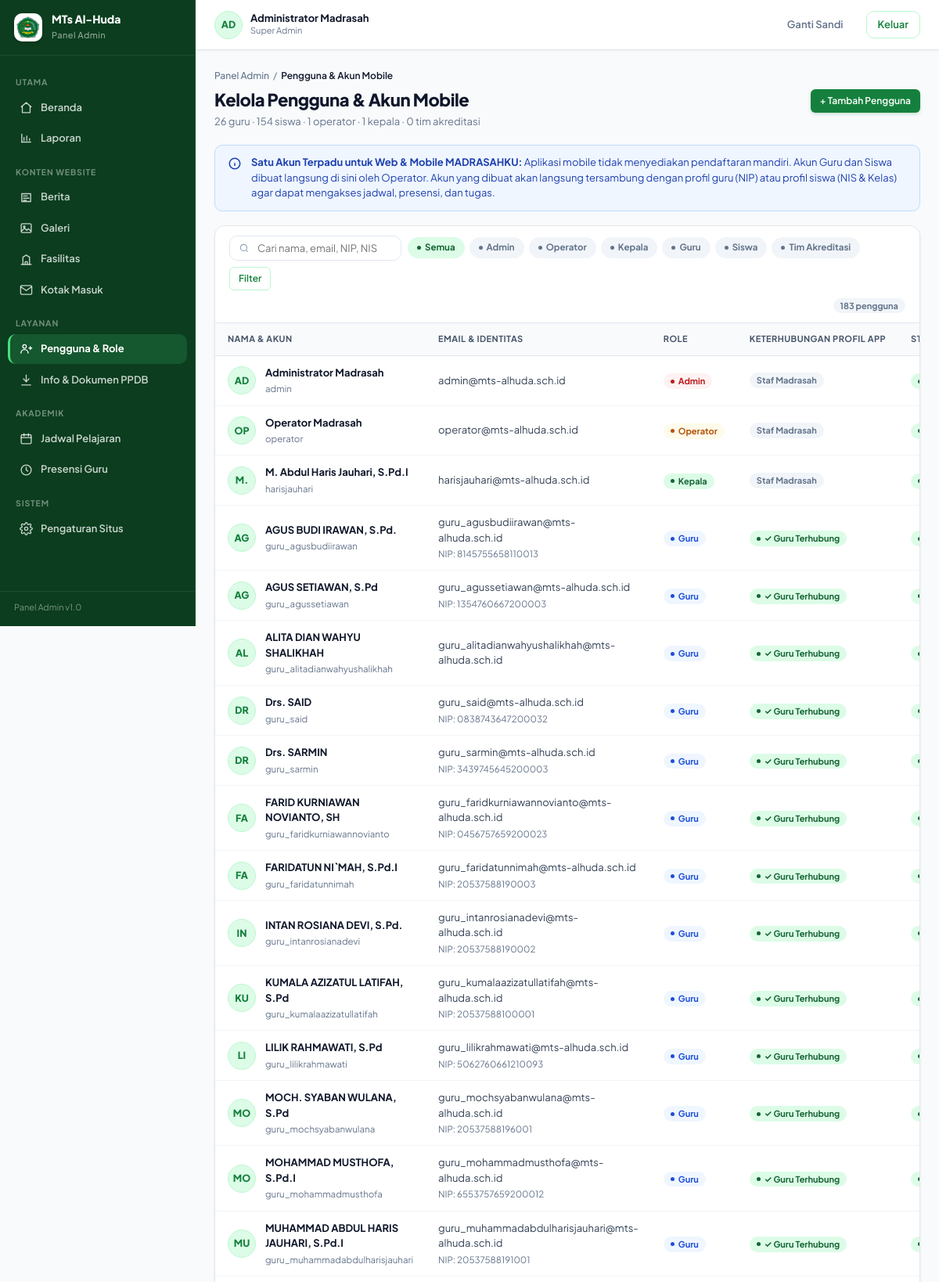
The app's page /admin/pengguna (signed in, upper part) with its own data.
### tables this page shows
CREATE TABLE `pengguna` (
  `id` bigint unsigned NOT NULL AUTO_INCREMENT,
  `username` varchar(60) NOT NULL,
  `email` varchar(160) DEFAULT NULL,
  `password_hash` varchar(255) NOT NULL,
  `name` varchar(120) NOT NULL,
  `nama` varchar(120) DEFAULT NULL,
  `role` enum('admin','operator','kepala','guru','siswa') NOT NULL DEFAULT 'siswa',
  `role_label` varchar(50) DEFAULT NULL,
  `phone` varchar(30) DEFAULT NULL,
  `telepon` varchar(30) DEFAULT NULL,
  `avatar_path` varchar(255) DEFAULT NULL,
  `foto_url` varchar(255) DEFAULT NULL,
  `is_active` tinyint(1) NOT NULL DEFAULT '1',
  `must_change_password` tinyint(1) NOT NULL DEFAULT '0',
  `failed_login_attempts` tinyint unsigned NOT NULL DEFAULT '0',
  `locked_until` datetime DEFAULT NULL,
  `last_login_at` datetime DEFAULT NULL,
  `last_login_ip` varchar(45) DEFAULT NULL,
  `created_at` datetime NOT NULL DEFAULT CURRENT_TIMESTAMP,
  `updated_at` datetime NOT NULL DEFAULT CURRENT_TIMESTAMP ON UPDATE CURRENT_TIMESTAMP,
  `deleted_at` datetime DEFAULT NULL,
  PRIMARY KEY (`id`),
  UNIQUE KEY `uq_pengguna_username` (`username`),
  UNIQUE KEY `uq_pengguna_email` (`email`),
  KEY `idx_pengguna_role` (`role`,`is_active`)
);

CREATE TABLE `guru` (
  `id` bigint unsigned NOT NULL AUTO_INCREMENT,
  `user_id` bigint unsigned NOT NULL,
  `nip` varchar(30) DEFAULT NULL,
  `nuptk` varchar(30) DEFAULT NULL,
  `gelar_depan` varchar(20) DEFAULT NULL,
  `nama_lengkap` varchar(100) NOT NULL,
  `gelar_belakang` varchar(20) DEFAULT NULL,
  `gender` enum('L','P') NOT NULL DEFAULT 'L',
  `jenis_kelamin` enum('L','P') NOT NULL DEFAULT 'L',
  `phone` varchar(30) DEFAULT NULL,
  `no_hp` varchar(30) DEFAULT NULL,
  `address` text DEFAULT NULL,
  `alamat` text DEFAULT NULL,
  `foto_url` varchar(255) DEFAULT NULL,
  `employment_status` varchar(50) NOT NULL DEFAULT 'honorer',
  `status_kepegawaian` varchar(50) DEFAULT 'GTT/PTT',
  `subject_specialty` varchar(120) DEFAULT NULL,
  `bidang_studi` varchar(120) DEFAULT NULL,
  `kode_jadwal` varchar(10) DEFAULT NULL,
  `joined_at` date DEFAULT NULL,
  `is_active` tinyint(1) NOT NULL DEFAULT '1',
  `created_at` datetime NOT NULL DEFAULT CURRENT_TIMESTAMP,
  `updated_at` datetime NOT NULL DEFAULT CURRENT_TIMESTAMP ON UPDATE CURRENT_TIMESTAMP,
  `deleted_at` datetime DEFAULT NULL,
  PRIMARY KEY (`id`),
  UNIQUE KEY `uq_guru_user` (`user_id`),
  UNIQUE KEY `uq_guru_nip` (`nip`),
  UNIQUE KEY `uq_guru_nuptk` (`nuptk`),
  KEY `idx_guru_active` (`is_active`),
  CONSTRAINT `fk_guru_user` FOREIGN KEY (`user_id`) REFERENCES `pengguna` (`id`) ON DELETE CASCADE ON UPDATE CASCADE
);

### app/Views/admin/pengguna/index.php (the view, shortened to what the rows shown need)
<div class="breadcrumb">
    <a href="<?= base_url('admin') ?>">Panel Admin</a> / <b>Pengguna &amp; Akun Mobile</b>
</div>
<div class="page-head">
    <div>
        <h1>Kelola Pengguna &amp; Akun Mobile</h1>
        <p><?= (int) $data['stat_guru'] ?> guru &middot; <?= (int) $data['stat_siswa'] ?> siswa &middot; <?= (int) $data['stat_operator'] ?> operator &middot; <?= (int) $data['stat_kepala'] ?> kepala &middot; <?= (int) $data['stat_akreditasi'] ?> tim akreditasi</p>
    </div>
    <div class="actions">
        <button class="btn btn-primary btn-sm" onclick="document.getElementById('modalTambahPengguna').style.display='grid'">+ Tambah Pengguna</button>
    </div>
</div>
<div class="notice info" style="margin-bottom:18px">
    <svg viewBox="0 0 24 24"><circle cx="12" cy="12" r="9"/><path d="M12 11v5M12 8h.01"/></svg>
    <div>
        <b>Satu Akun Terpadu untuk Web &amp; Mobile MADRASAHKU:</b>
        Aplikasi mobile tidak menyediakan pendaftaran mandiri. Akun Guru dan Siswa dibuat langsung di sini oleh Operator. Akun yang dibuat akan langsung tersambung dengan profil guru (NIP) atau profil siswa (NIS &amp; Kelas) agar dapat mengakses jadwal, presensi, dan tugas.
    </div>
</div>
<div class="card">
    <div class="toolbar">
        <form method="get" action="<?= base_url('admin/pengguna') ?>" style="display:flex;gap:8px;align-items:center;flex-wrap:wrap">
            <div class="field-inline" style="min-width:220px">
                <svg viewBox="0 0 24 24"><circle cx="11" cy="11" r="7"/><path d="m20 20-3.5-3.5"/></svg>
                <input type="text" name="q" value="<?= htmlspecialchars($data['q'] ?? '', ENT_QUOTES, 'UTF-8') ?>" placeholder="Cari nama, email, NIP, NIS...">
            </div>
            <div style="display:flex;gap:6px;flex-wrap:wrap">
                <a href="<?= base_url('admin/pengguna') ?>" class="pill <?= empty($data['current_role']) ? 'green' : 'gray' ?>" style="padding:6px 12px;font-size:11.5px;text-decoration:none">Semua</a>
                <a href="<?= base_url('admin/pengguna?role=admin') ?>" class="pill <?= ($data['current_role'] ?? '') === 'admin' ? 'green' : 'gray' ?>" style="padding:6px 12px;font-size:11.5px;text-decoration:none">Admin</a>
                <a href="<?= base_url('admin/pengguna?role=operator') ?>" class="pill <?= ($data['current_role'] ?? '') === 'operator' ? 'green' : 'gray' ?>" style="padding:6px 12px;font-size:11.5px;text-decoration:none">Operator</a>
                <a href="<?= base_url('admin/pengguna?role=kepala') ?>" class="pill <?= ($data['current_role'] ?? '') === 'kepala' ? 'green' : 'gray' ?>" style="padding:6px 12px;font-size:11.5px;text-decoration:none">Kepala</a>
                <a href="<?= base_url('admin/pengguna?role=guru') ?>" class="pill <?= ($data['current_role'] ?? '') === 'guru' ? 'green' : 'gray' ?>" style="padding:6px 12px;font-size:11.5px;text-decoration:none">Guru</a>
                <a href="<?= base_url('admin/pengguna?role=siswa') ?>" class="pill <?= ($data['current_role'] ?? '') === 'siswa' ? 'green' : 'gray' ?>" style="padding:6px 12px;font-size:11.5px;text-decoration:none">Siswa</a>
                <a href="<?= base_url('admin/pengguna?role=akreditasi') ?>" class="pill <?= ($data['current_role'] ?? '') === 'akreditasi' ? 'green' : 'gray' ?>" style="padding:6px 12px;font-size:11.5px;text-decoration:none">Tim Akreditasi</a>
            </div>
            <button type="submit" class="btn btn-outline btn-sm">Filter</button>
        </form>
        <div class="right">
            <span class="pill plain gray"><?= count($data['users']) ?> pengguna</span>
        </div>
    </div>
    <div class="table-wrap">
        <table class="data">
            <thead>
                <tr>
                    <th>Nama &amp; Akun</th>
                    <th>Email &amp; Identitas</th>
                    <th>Role</th>
                    <th>Keterhubungan Profil App</th>
                    <th>Status</th>
                </tr>
            </thead>
            <tbody>
            <?php if (empty($data['users'])): ?>
                <tr>
                    <td colspan="7" style="padding:36px 16px;text-align:center;color:#6B7280">
                        <b>Tidak ada data pengguna yang sesuai kriteria.</b>
                    </td>
                </tr>
            <?php else: ?>
                <?php foreach ($data['users'] as $u): ?>
                    <tr>
                        <td>
                            <div class="cell-flex">
                                <div class="avatar"><?= htmlspecialchars(strtoupper(mb_substr($u['name'] ?? 'U', 0, 2)), ENT_QUOTES, 'UTF-8') ?></div>
                                <div>
                                    <div class="t-title"><?= htmlspecialchars($u['name'], ENT_QUOTES, 'UTF-8') ?></div>
                                    <div class="t-sub"><?= htmlspecialchars($u['username'] ?? '—', ENT_QUOTES, 'UTF-8') ?></div>
                                </div>
                            </div>
                        </td>
                        <td>
                            <div><?= htmlspecialchars($u['email'], ENT_QUOTES, 'UTF-8') ?></div>
                            <?php if ($u['role'] === 'guru' && !empty($u['nip'])): ?>
                                <div class="t-sub">NIP: <?= htmlspecialchars($u['nip'], ENT_QUOTES, 'UTF-8') ?></div>
                            <?php elseif ($u['role'] === 'siswa' && !empty($u['nis'])): ?>
                                <div class="t-sub">NIS: <?= htmlspecialchars($u['nis'], ENT_QUOTES, 'UTF-8') ?> &middot; Kelas: <?= htmlspecialchars($u['class_name'] ?? 'Belum ada kelas', ENT_QUOTES, 'UTF-8') ?></div>
                            <?php endif; ?>
                        </td>
                        <td>
                            <?php
                            $roleBadge = match ($u['role']) {
                                'admin' => 'red',
                                'operator' => 'amber',
                                'kepala' => 'green',
                                'guru' => 'blue',
                                'siswa' => 'purple',
                                'akreditasi' => 'mint',
                                default => 'gray',
                            };
                            ?>
                            <span class="pill <?= $roleBadge ?>"><?= ucfirst(htmlspecialchars($u['role'], ENT_QUOTES, 'UTF-8')) ?></span>
                        </td>
                        <td>
                            <?php if ($u['role'] === 'guru'): ?>
                                <?php if (!empty($u['teacher_id'])): ?>
                                    <span class="pill green" title="Data guru tersambung">✓ Guru Terhubung</span>
                                <?php else: ?>
                                    <span class="pill red" title="Belum memiliki data guru">⚠ Belum Terhubung</span>
                                <?php endif; ?>
                            <?php elseif ($u['role'] === 'siswa'): ?>
                                <?php if (!empty($u['student_id'])): ?>
                                    <span class="pill green" title="Data siswa tersambung">✓ Siswa (<?= htmlspecialchars($u['class_name'] ?? 'Tanpa Kelas', ENT_QUOTES, 'UTF-8') ?>)</span>
                                <?php else: ?>
                                    <span class="pill red" title="Belum memiliki data siswa">⚠ Belum Terhubung</span>
                                <?php endif; ?>
                            <?php else: ?>
                                <span class="pill plain gray">Staf Madrasah</span>
                            <?php endif; ?>
                        </td>
                        <td>
                            <?php if ((int) $u['is_active'] === 1): ?>
                                <span class="pill green">Aktif</span>
                            <?php else: ?>
                                <span class="pill red">Nonaktif</span>
                            <?php endif; ?>
                        </td>
                    </tr>
                <?php endforeach; ?>
            <?php endif; ?>
            </tbody>
        </table>
    </div>
</div>
<?php
$data['content'] = ob_get_clean();
require_once __DIR__ . '/../../layouts/admin.php';

### app/Views/layouts/admin.php (shortened to what the rows shown need)
<?php require_once __DIR__ . '/../../helpers.php'; ?>
<!DOCTYPE html>
<html lang="id">
<head>
    <link rel="stylesheet" href="<?= base_url('css/admin.css?v=' . (file_exists(__DIR__ . '/../../../public/css/admin.css') ? filemtime(__DIR__ . '/../../../public/css/admin.css') : '1.1')) ?>">
</head>
<body>
<div class="shell">
    <aside class="sidebar">
        <div class="side-brand">
            <img src="<?= base_url('assets/images/LOGO_MTS 1.png') ?>" alt="Logo MTs Al-Huda">
            <div>
                <b>MTs Al-Huda</b>
                <span>Panel Admin</span>
            </div>
        </div>
        <?php
        $currRoute = current_route();
        $routeParts = $currRoute === '' ? [] : explode('/', $currRoute);
        $currPage = $routeParts[1] ?? 'dashboard';
        $activeMenu = $data['active_menu'] ?? ($currPage === '' ? 'dashboard' : $currPage);
        ?>
        <nav class="side-nav">
            <div class="side-group">Utama</div>
            <a class="side-link <?= in_array($activeMenu, ['dashboard', 'admin', ''], true) ? 'on' : '' ?>" href="<?= base_url('admin') ?>">
                <svg viewBox="0 0 24 24"><path d="M3 10.5 12 3l9 7.5"/><path d="M5 9.5V21h14V9.5"/></svg>
                Beranda
            </a>
            <a class="side-link <?= $activeMenu === 'laporan' ? 'on' : '' ?>" href="<?= base_url('admin/laporan') ?>">
                <svg viewBox="0 0 24 24"><path d="M4 19V5"/><path d="M4 19h16"/><path d="M8 16v-5M13 16V8M18 16v-3"/></svg>
                Laporan
            </a>
            <div class="side-group">Konten Website</div>
            <a class="side-link <?= $activeMenu === 'berita' ? 'on' : '' ?>" href="<?= base_url('admin/berita') ?>">
                <svg viewBox="0 0 24 24"><path d="M4 5h16v14H4z"/><path d="M7 9h7M7 13h10M7 17h5"/></svg>
                Berita
            </a>
            <a class="side-link <?= $activeMenu === 'galeri' ? 'on' : '' ?>" href="<?= base_url('admin/galeri') ?>">
                <svg viewBox="0 0 24 24"><rect x="3" y="4" width="18" height="16" rx="2"/><circle cx="8.5" cy="9.5" r="1.5"/><path d="m4 17 5-5 4 4 3-3 4 4"/></svg>
                Galeri
            </a>
            <a class="side-link <?= $activeMenu === 'fasilitas' ? 'on' : '' ?>" href="<?= base_url('admin/fasilitas') ?>">
                <svg viewBox="0 0 24 24"><path d="M3 21h18"/><path d="M6 21V8l6-4 6 4v13"/><path d="M10 21v-5h4v5"/></svg>
                Fasilitas
            </a>
            <a class="side-link <?= $activeMenu === 'kontak' ? 'on' : '' ?>" href="<?= base_url('admin/kontak') ?>">
                <svg viewBox="0 0 24 24"><path d="M4 4h16c1.1 0 2 .9 2 2v12c0 1.1-.9 2-2 2H4c-1.1 0-2-.9-2-2V6c0-1.1.9-2 2-2z"/><polyline points="22,6 12,13 2,6"/></svg>
                Kotak Masuk
            </a>
            <div class="side-group">Layanan</div>
            <a class="side-link <?= $activeMenu === 'pengguna' ? 'on' : '' ?>" href="<?= base_url('admin/pengguna') ?>">
                <svg viewBox="0 0 24 24"><circle cx="9" cy="8" r="3.2"/><path d="M2.5 20a6.5 6.5 0 0 1 13 0"/><path d="M17 11h5M19.5 8.5v5"/></svg>
                Pengguna &amp; Role
            </a>
            <a class="side-link <?= $activeMenu === 'ppdb' ? 'on' : '' ?>" href="<?= base_url('admin/ppdb') ?>">
                <svg viewBox="0 0 24 24"><path d="M12 3v12"/><path d="m7 10 5 5 5-5"/><path d="M4 21h16"/></svg>
                Info &amp; Dokumen PPDB
            </a>
            <div class="side-group">Akademik</div>
            <a class="side-link <?= $activeMenu === 'jadwal' ? 'on' : '' ?>" href="<?= base_url('admin/jadwal') ?>">
                <svg viewBox="0 0 24 24"><rect x="3" y="5" width="18" height="16" rx="2"/><path d="M3 10h18M8 3v4M16 3v4"/></svg>
                Jadwal Pelajaran
            </a>
            <a class="side-link <?= $activeMenu === 'presensi' ? 'on' : '' ?>" href="<?= base_url('admin/presensi') ?>">
                <svg viewBox="0 0 24 24"><circle cx="12" cy="12" r="9"/><path d="M12 7v5l3 2"/></svg>
                Presensi Guru
            </a>
            <div class="side-group">Sistem</div>
            <a class="side-link <?= $activeMenu === 'pengaturan' ? 'on' : '' ?>" href="<?= base_url('admin/pengaturan') ?>">
                Pengaturan Situs
            </a>
        </nav>
        <div class="side-foot">Panel Admin v1.0</div>
    </aside>
    <div class="main">
        <header class="topbar">
            <div class="top-user">
                <div class="avatar"><?= htmlspecialchars(strtoupper(mb_substr((string) ($data['user']['name'] ?? 'A'), 0, 2)), ENT_QUOTES, 'UTF-8') ?></div>
                <div>
                    <b><?= htmlspecialchars((string) ($data['user']['name'] ?? ''), ENT_QUOTES, 'UTF-8') ?></b>
                    <span><?= htmlspecialchars((string) ($data['role'] ?? ''), ENT_QUOTES, 'UTF-8') ?></span>
                </div>
            </div>
            <a class="btn btn-ghost" href="<?= base_url('admin/ganti-sandi') ?>">Ganti Sandi</a>
            <form method="post" action="<?= base_url('admin/logout') ?>" style="margin:0">
                <button type="submit" class="btn btn-outline">Keluar</button>
            </form>
        </header>
        <div class="content">
            <?= $data['content'] ?>
        </div>
    </div>
</div>
</body>
</html>

### records on screen
pengguna: name "AD", name "Administrator Madrasah", username "admin", email "admin@mts-alhuda.sch.id", role "Admin", shows "Staf Madrasah"
pengguna: name "OP", name "Operator Madrasah", username "operator", email "operator@mts-alhuda.sch.id", role "Operator", shows "Staf Madrasah"
pengguna: name "M.", name "M. Abdul Haris Jauhari, S.Pd.I", username "harisjauhari", email "harisjauhari@mts-alhuda.sch.id", role "Kepala", shows "Staf Madrasah"
guru: user.name "AG", user.name "AGUS BUDI IRAWAN, S.Pd.", user.username "guru_agusbudiirawan", user.email "guru_agusbudiirawan@mts-alhuda.sch.id", nip "8145755658110013", user.role "Guru", shows "✓ Guru Terhubung"
guru: user.name "AG", user.name "AGUS SETIAWAN, S.Pd", user.username "guru_agussetiawan", user.email "guru_agussetiawan@mts-alhuda.sch.id", nip "1354760667200003", user.role "Guru", shows "✓ Guru Terhubung"
guru: user.name "AL", user.name "ALITA DIAN WAHYU SHALIKHAH", user.username "guru_alitadianwahyushalikhah", user.email "guru_alitadianwahyushalikhah@mts-alhuda.sch.id", user.role "Guru", shows "✓ Guru Terhubung"
guru: user.name "DR", user.name "Drs. SAID", user.username "guru_said", user.email "guru_said@mts-alhuda.sch.id", nip "0838743647200032", user.role "Guru", shows "✓ Guru Terhubung"
guru: user.name "DR", user.name "Drs. SARMIN", user.username "guru_sarmin", user.email "guru_sarmin@mts-alhuda.sch.id", nip "3439745645200003", user.role "Guru", shows "✓ Guru Terhubung"
guru: user.name "FA", user.name "FARID KURNIAWAN NOVIANTO, SH", user.username "guru_faridkurniawannovianto", user.email "guru_faridkurniawannovianto@mts-alhuda.sch.id", nip "0456757659200023", user.role "Guru", shows "✓ Guru Terhubung"
guru: user.name "FA", user.name "FARIDATUN NI`MAH, S.Pd.I", user.username "guru_faridatunnimah", user.email "guru_faridatunnimah@mts-alhuda.sch.id", nip "20537588190003", user.role "Guru", shows "✓ Guru Terhubung"
guru: user.name "IN", user.name "INTAN ROSIANA DEVI, S.Pd.", user.username "guru_intanrosianadevi", user.email "guru_intanrosianadevi@mts-alhuda.sch.id", nip "20537588190002", user.role "Guru", shows "✓ Guru Terhubung"
guru: user.name "KU", user.name "KUMALA AZIZATUL LATIFAH, S.Pd", user.username "guru_kumalaazizatullatifah", user.email "guru_kumalaazizatullatifah@mts-alhuda.sch.id", nip "20537588100001", user.role "Guru", shows "✓ Guru Terhubung"
guru: user.name "LI", user.name "LILIK RAHMAWATI, S.Pd", user.username "guru_lilikrahmawati", user.email "guru_lilikrahmawati@mts-alhuda.sch.id", nip "5062760661210093", user.role "Guru", shows "✓ Guru Terhubung"
guru: user.name "MO", user.name "MOCH. SYABAN WULANA, S.Pd", user.username "guru_mochsyabanwulana", user.email "guru_mochsyabanwulana@mts-alhuda.sch.id", nip "20537588196001", user.role "Guru", shows "✓ Guru Terhubung"
guru: user.name "MO", user.name "MOHAMMAD MUSTHOFA, S.Pd.I", user.username "guru_mohammadmusthofa", user.email "guru_mohammadmusthofa@mts-alhuda.sch.id", nip "6553757659200012", user.role "Guru", shows "✓ Guru Terhubung"
guru: user.name "MU", user.name "MUHAMMAD ABDUL HARIS JAUHARI, S.Pd.I", user.username "guru_muhammadabdulharisjauhari", user.email "guru_muhammadabdulharisjauhari@mts-alhuda.sch.id", nip "20537588191001", user.role "Guru", shows "✓ Guru Terhubung"

### other values on screen
$data['role'] "Super Admin"
$data['stat_guru'] "26"
$data['stat_siswa'] "154"
$data['stat_operator'] "1"
$data['stat_kepala'] "1"
$data['stat_akreditasi'] "0"
count($data['users']) "183"
